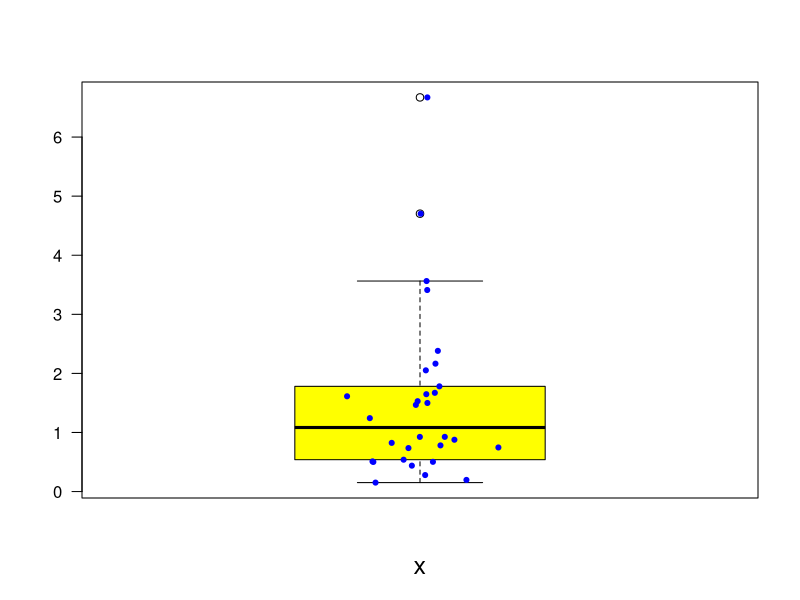

Write R code to recreate this figure.
print('file: SolutionLookTBF.R')
# EXERCISE & SOLUTION: Transparent boxplot for random sample from F-PDF
set.seed(1953) # set seed for random number generators
L = 30; x = rf(L,15,3)
# png('BoxPlotTranparentF220222.png',width=16,height=16,units='cm',res=300)
boxplot(x,col='yellow',las=1,xlab='x',cex.lab=1.5) 
set.seed(1953) # set seed for random number generators
jitter = rnorm(L,1,0.05)
points(jitter,x,col='blue',lwd=3,cex=0.4)
# dev.off()
